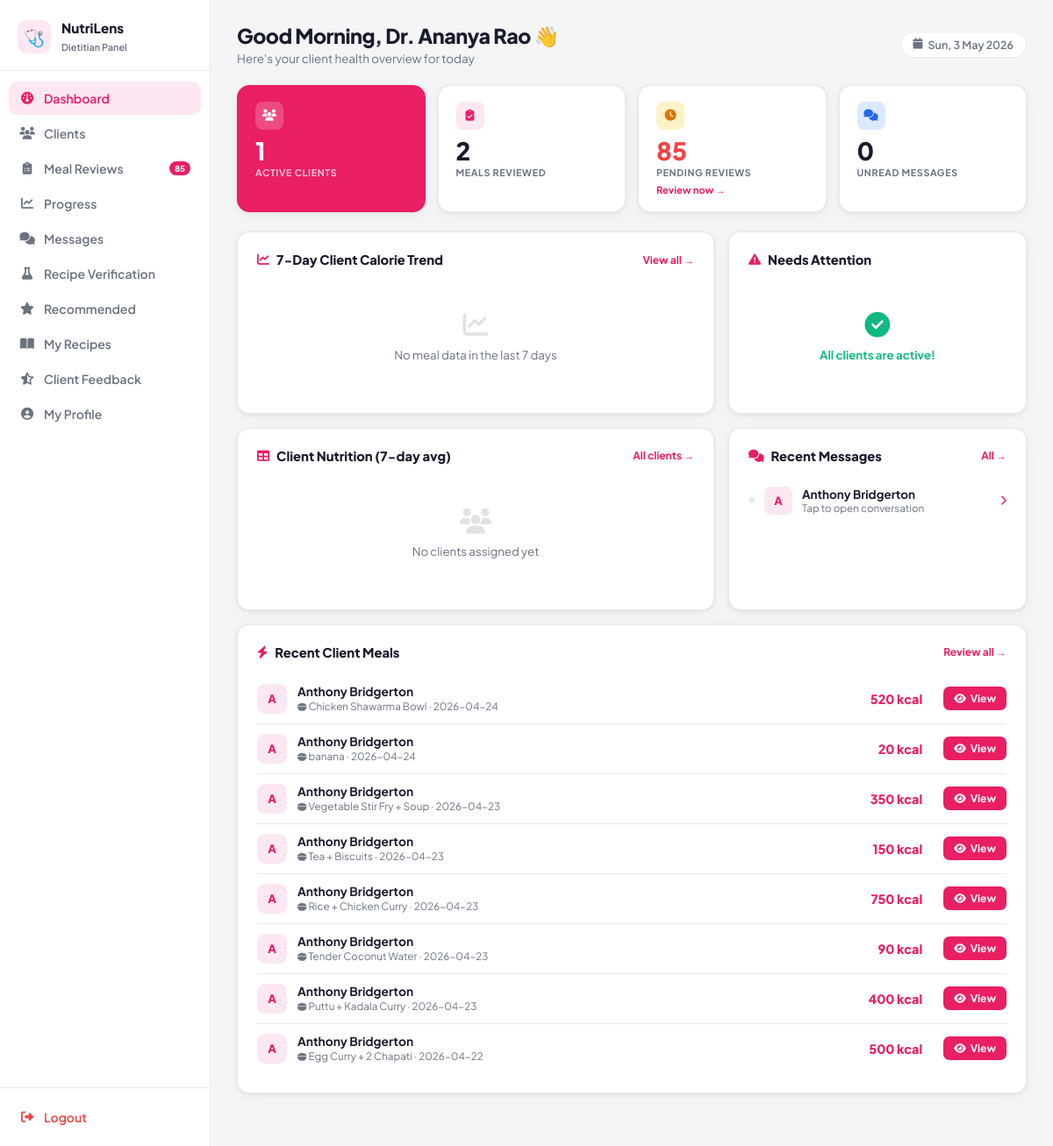
Page /dietitian/dashboard (signed in) on the committed database.
### tables this page shows
CREATE TABLE users (
    id INTEGER PRIMARY KEY AUTOINCREMENT,
    full_name TEXT NOT NULL,
    email TEXT NOT NULL UNIQUE,
    password TEXT NOT NULL
, age INTEGER, gender TEXT, height REAL, weight REAL, activity_level TEXT, profile_image TEXT, goal_type TEXT, target_weight REAL, diet_preference TEXT, allergies TEXT, medical_conditions TEXT, water_goal REAL, macro_preference TEXT, is_blocked INTEGER DEFAULT 0, created_at TEXT);

CREATE TABLE meals (
    id INTEGER PRIMARY KEY AUTOINCREMENT,
    user_id INTEGER NOT NULL,
    name TEXT NOT NULL,
    calories INTEGER DEFAULT 0,
    protein REAL DEFAULT 0,
    carbs REAL DEFAULT 0,
    fat REAL DEFAULT 0,
    image TEXT,
    date TEXT NOT NULL,
    time TEXT NOT NULL, meal_type TEXT DEFAULT 'other', notes TEXT DEFAULT '', recipe_id INTEGER REFERENCES recipes(id),
    FOREIGN KEY (user_id) REFERENCES users(id)
);

### app.py (the view)
@app.route("/dietitian/dashboard")
def dietitian_dashboard():
    if "dietitian_id" not in session:
        return redirect("/dietitian/login")
    did = session["dietitian_id"]
    conn = get_db_connection()
    activities = conn.execute("""
        SELECT users.full_name, users.id as user_id, meals.name AS food_name, meals.calories, meals.date, meals.time
        FROM meals
        JOIN users ON meals.user_id = users.id
        JOIN user_dietitian ON users.id = user_dietitian.user_id
        WHERE user_dietitian.dietitian_id = ?
        ORDER BY meals.date DESC, meals.time DESC LIMIT 8
    """, (did,)).fetchall()
    clients = conn.execute("""
        SELECT users.id, users.full_name,
               ROUND(AVG(m.calories), 0) AS avg_cal,
               ROUND(AVG(m.protein), 0)  AS avg_prot,
               COUNT(DISTINCT m.date)    AS days_logged,
               CAST(julianday('now') - julianday(MAX(m.date)) AS INTEGER) AS days_since
        FROM users
        JOIN user_dietitian ON users.id = user_dietitian.user_id
        LEFT JOIN meals m ON m.user_id = users.id AND m.date >= date('now','-6 days')
        WHERE user_dietitian.dietitian_id = ?
        GROUP BY users.id
    """, (did,)).fetchall()
    reviewed_count = conn.execute("""
        SELECT COUNT(DISTINCT mr.id) FROM meal_reviews mr
        JOIN meals m ON mr.meal_id=m.id
        JOIN user_dietitian ud ON m.user_id=ud.user_id
        WHERE ud.dietitian_id=?
    """, (did,)).fetchone()[0]
    pending_count = conn.execute("""
        SELECT COUNT(m.id) FROM meals m
        JOIN user_dietitian ud ON m.user_id=ud.user_id
        WHERE ud.dietitian_id=?
        AND m.id NOT IN (SELECT meal_id FROM meal_reviews WHERE meal_id IS NOT NULL)
    """, (did,)).fetchone()[0]
    unread_messages = conn.execute("""
        SELECT COUNT(*) FROM chat_messages
        WHERE dietitian_id=? AND sender='user' AND COALESCE(is_read,0)=0
    """, (did,)).fetchone()[0]
    trend = conn.execute("""
        SELECT m.date, ROUND(AVG(m.calories),0) as avg_cal, COUNT(DISTINCT m.user_id) as active_clients
        FROM meals m JOIN user_dietitian ud ON m.user_id=ud.user_id
        WHERE ud.dietitian_id=? AND m.date >= date('now','-6 days')
        GROUP BY m.date ORDER BY m.date
    """, (did,)).fetchall()
    try:
        feedback_count = conn.execute("""
            SELECT COUNT(*) FROM user_feedback uf
            JOIN users u ON uf.user_id = u.id
            JOIN user_dietitian ud ON u.id = ud.user_id
            WHERE ud.dietitian_id = ?
              AND LOWER(uf.category) IN ('service', 'nutrition', 'recipe')
        """, (did,)).fetchone()[0]
    except Exception:
        feedback_count = 0
    conn.close()
    trend_labels = [row["date"] for row in trend]
    trend_data = [row["avg_cal"] or 0 for row in trend]
    return render_template("dietitian/dashboard.html",
        activities=activities, clients=clients, reviewed_count=reviewed_count,
        pending_count=pending_count, unread_messages=unread_messages,
        trend_labels=trend_labels, trend_data=trend_data,
        dietitian_name=session.get("dietitian_name", "Doctor"),
        now_hour=datetime.now().hour,
        feedback_count=feedback_count)

### app.py (called while the page is built)
def get_db_connection():
    conn = sqlite3.connect(DATABASE)
    conn.row_factory = sqlite3.Row
    return conn

### templates/dietitian/dashboard.html (shortened to what this page needs)
<!DOCTYPE html>
<html lang="en">
<head>
    <link rel="stylesheet" href="https://cdnjs.cloudflare.com/ajax/libs/font-awesome/6.4.0/css/all.min.css">
</head>
<body>
    <aside class="sidebar">
        <div class="sidebar-logo">
            <div class="logo-icon">🩺</div>
            <div class="logo-text"><b>NutriLens</b><span>Dietitian Panel</span></div>
        </div>
        <nav class="sidebar-nav">
            <a href="/dietitian/dashboard" class="nav-item active"><i class="fas fa-gauge"></i> Dashboard</a>
            <a href="/dietitian/clients" class="nav-item"><i class="fas fa-users"></i> Clients</a>
            <a href="/dietitian/meal-reviews" class="nav-item">
                <i class="fas fa-clipboard-list"></i> Meal Reviews
                {% if pending_count and pending_count > 0 %}
                <span class="nav-badge">{{ pending_count }}</span>
                {% endif %}
            </a>
            <a href="/dietitian/progress" class="nav-item"><i class="fas fa-chart-line"></i> Progress</a>
            <a href="/dietitian/messages" class="nav-item">
                <i class="fas fa-comments"></i> Messages
            </a>
            <a href="/dietitian/recipes" class="nav-item"><i class="fas fa-flask"></i> Recipe Verification</a>
            <a href="/dietitian/recommended" class="nav-item"><i class="fas fa-star"></i> Recommended</a>
            <a href="/dietitian/my-recipes" class="nav-item"><i class="fas fa-book-open"></i> My Recipes</a>
            <a href="/dietitian/feedback" class="nav-item"><i class="fas fa-star-half-stroke"></i> Client Feedback</a>
            <a href="/dietitian/profile" class="nav-item"><i class="fas fa-user-circle"></i> My Profile</a>
        </nav>
        <div class="sidebar-footer">
            <a href="{{ url_for('dietitian_logout') }}" class="nav-item logout">
                <i class="fas fa-right-from-bracket"></i> Logout
            </a>
        </div>
    </aside>
    <main class="main">
        <div class="topbar">
            <div>
                <h1>Good {{ 'Morning' if now_hour < 12 else ('Afternoon' if now_hour < 17 else 'Evening') }}, {{ dietitian_name }} 👋</h1>
                        <p>Here's your client health overview for today</p>
            </div>
            <div class="topbar-right">
                <div class="date-chip"><i class="fas fa-calendar"></i> <span id="todayDate"></span></div>
            </div>
        </div>
        <div class="stats-row">
            <div class="stat-card accent">
                <div class="stat-top">
                    <div class="stat-icon"><i class="fas fa-users"></i></div>
                </div>
                <div class="stat-val">{{ clients|length if clients else 0 }}</div>
                <div class="stat-lbl">Active Clients</div>
            </div>
            <div class="stat-card">
                <div class="stat-top">
                    <div class="stat-icon"><i class="fas fa-clipboard-check"></i></div>
                </div>
                <div class="stat-val">{{ reviewed_count or 0 }}</div>
                <div class="stat-lbl">Meals Reviewed</div>
            </div>
            <div class="stat-card">
                <div class="stat-top">
                    <div class="stat-icon" style="background:#fef3c7;color:#d97706"><i class="fas fa-clock"></i></div>
                </div>
                <div class="stat-val" style="color:{{ '#ef4444' if (pending_count or 0) > 5 else 'var(--text)' }}">{{
                    pending_count or 0 }}</div>
                <div class="stat-lbl">Pending Reviews</div>
                {% if pending_count and pending_count > 0 %}
                <a href="/dietitian/meal-reviews"
                    style="font-size:.7rem;font-weight:700;color:var(--brand);text-decoration:none;margin-top:2px">Review
                    now →</a>
                {% endif %}
            </div>
            <div class="stat-card">
                <div class="stat-top">
                    <div class="stat-icon" style="background:#dbeafe;color:#2563eb"><i class="fas fa-comments"></i>
                    </div>
                </div>
                <div class="stat-val" style="color:{{ '#e91e63' if (unread_messages or 0) > 0 else 'var(--text)' }}">{{
                    unread_messages or 0 }}</div>
                <div class="stat-lbl">Unread Messages</div>
            </div>
        </div>
        <div class="three-col">
            <div class="card">
                <div class="card-head">
                    <div class="card-title"><i class="fas fa-chart-line"></i> 7-Day Client Calorie Trend</div>
                    <a href="/dietitian/progress" class="card-link">View all →</a>
                </div>
                {% if trend_labels %}
                <div class="chart-wrap">
                    <canvas id="trendChart"></canvas>
                </div>
                {% else %}
                <div class="empty"><i class="fas fa-chart-line"></i>
                    <p>No meal data in the last 7 days</p>
                </div>
                {% endif %}
            </div>
            <div class="card">
                <div class="card-head">
                    <div class="card-title"><i class="fas fa-triangle-exclamation"></i> Needs Attention</div>
                </div>
                {% set at_risk = at_risk if at_risk is defined else [] %}
                {% if at_risk %}
                <div class="alert-list">
                    {% for c in at_risk[:4] %}
                    <div class="alert-card risk">
                        <div class="alert-icon"><i class="fas fa-user-xmark"></i></div>
                        <div>
                            <div class="alert-name">{{ c.full_name }}</div>
                            <div class="alert-msg">
                                {% if c.last_date %}
                                No log for {{ c.days_since }} day{{ 's' if c.days_since != 1 else '' }}
                                {% else %}
                                Never logged a meal
                                {% endif %}
                            </div>
                        </div>
                        <div class="alert-action">
                            <a href="/dietitian/messages/{{ c.id }}" class="btn btn-brand">
                                <i class="fas fa-comment"></i>
                            </a>
                        </div>
                    </div>
                    {% endfor %}
                </div>
                {% else %}
                <div class="empty"><i class="fas fa-circle-check" style="color:#10b981;opacity:1"></i>
                    <p style="color:#10b981;font-weight:700">All clients are active!</p>
                </div>
                {% endif %}
            </div>
        </div>
        <div class="three-col">
            <div class="card">
                <div class="card-head">
                    <div class="card-title"><i class="fas fa-table"></i> Client Nutrition (7-day avg)</div>
                    <a href="/dietitian/clients" class="card-link">All clients →</a>
                </div>
                {% set client_health = client_health if client_health is defined else [] %}
                {% if client_health %}
                <table class="health-table">
                    <thead>
                        <tr>
                            <th>Client</th>
                            <th>Avg Calories</th>
                            <th>Avg Protein</th>
                            <th>Days Logged</th>
                            <th>Status</th>
                        </tr>
                    </thead>
                    <tbody>
                        {% for c in client_health %}
                        <tr>
                            <td>
                                <a href="/dietitian/client/{{ c.id }}"
                                    style="font-weight:700;text-decoration:none;color:var(--text)">
                                    {{ c.full_name }}
                                </a>
                            </td>
                            <td>
                                <div class="cal-bar-wrap">
                                    <div class="cal-bar-outer">
                                        <div class="cal-bar-inner"
                                            style="width:{{ [((c.avg_cal or 0) / 2000 * 100)|int, 100]|min }}%"></div>
                                    </div>
                                    <span style="font-size:.8rem;font-weight:700;white-space:nowrap">{{ c.avg_cal|int if
                                        c.avg_cal else '—' }} kcal</span>
                                </div>
                            </td>
                            <td style="font-weight:600">{{ c.avg_prot|int if c.avg_prot else '—' }}g</td>
                            <td>{{ c.days_logged or 0 }}/7</td>
                            <td>
                                {% if not c.days_logged or c.days_logged == 0 %}
                                <span class="badge badge-red">Inactive</span>
                                {% elif c.days_logged >= 5 %}
                                <span class="badge badge-green">Consistent</span>
                                {% else %}
                                <span class="badge badge-amber">Irregular</span>
                                {% endif %}
                            </td>
                        </tr>
                        {% endfor %}
                    </tbody>
                </table>
                {% else %}
                <div class="empty"><i class="fas fa-users"></i>
                    <p>No clients assigned yet</p>
                </div>
                {% endif %}
            </div>
            <div class="card">
                <div class="card-head">
                    <div class="card-title">
                        <i class="fas fa-comments"></i> Recent Messages
                    </div>
                    <a href="/dietitian/messages" class="card-link">All →</a>
                </div>
                {% if clients %}
                <div class="msg-list">
                    {% for c in clients[:5] %}
                    <a href="/dietitian/messages/{{ c.id }}" class="msg-row">
                        <div class="msg-dot" {% if loop.index <=(unread_messages or 0) %}style="background:var(--brand)"
                            {% else %}style="background:var(--border)" {% endif %}></div>
                        <div class="msg-avatar">{{ c.full_name[0]|upper }}</div>
                        <div>
                            <div class="msg-name">{{ c.full_name }}</div>
                            <div class="msg-preview">Tap to open conversation</div>
                        </div>
                        <i class="fas fa-chevron-right msg-arrow"></i>
                    </a>
                    {% endfor %}
                </div>
                {% else %}
                <div class="empty"><i class="fas fa-comments"></i>
                    <p>No client conversations yet</p>
                </div>
                {% endif %}
            </div>
        </div>
        <div class="card">
            <div class="card-head">
                <div class="card-title"><i class="fas fa-bolt"></i> Recent Client Meals</div>
                <a href="/dietitian/meal-reviews" class="card-link">Review all →</a>
            </div>
            {% if activities %}
            <div class="activity-list">
                {% for a in activities %}
                <div class="activity-row">
                    <div class="act-avatar">{{ a.full_name[0]|upper }}</div>
                    <div style="flex:1">
                        <div class="act-name">{{ a.full_name }}</div>
                        <div class="act-meta"><i class="fas fa-bowl-food" style="font-size:.65rem"></i> {{ a.food_name
                            }} &middot; {{ a.date }}</div>
                    </div>
                    <div class="act-cal">{{ a.calories }} kcal</div>
                    <a href="/dietitian/client/{{ a.user_id }}" class="btn btn-brand" style="margin-left:12px">
                        <i class="fas fa-eye"></i> View
                    </a>
                </div>
                {% endfor %}
            </div>
            {% else %}
            <div class="empty"><i class="fas fa-inbox"></i>
                <p>No recent client meal activity</p>
            </div>
            {% endif %}
        </div>
    </main>
</body>
</html>

### rows in the picture
users: full_name "A", full_name "Anthony Bridgerton"
meals: full_name "A", full_name "Anthony Bridgerton", food_name "Chicken Shawarma Bowl", date "2026-04-24", calories "520"
meals: full_name "A", full_name "Anthony Bridgerton", food_name "banana", date "2026-04-24", calories "20"
meals: full_name "A", full_name "Anthony Bridgerton", food_name "Vegetable Stir Fry + Soup", date "2026-04-23", calories "350"
meals: full_name "A", full_name "Anthony Bridgerton", food_name "Tea + Biscuits", date "2026-04-23", calories "150"
meals: full_name "A", full_name "Anthony Bridgerton", food_name "Rice + Chicken Curry", date "2026-04-23", calories "750"
meals: full_name "A", full_name "Anthony Bridgerton", food_name "Tender Coconut Water", date "2026-04-23", calories "90"
meals: full_name "A", full_name "Anthony Bridgerton", food_name "Puttu + Kadala Curry", date "2026-04-23", calories "400"
meals: full_name "A", full_name "Anthony Bridgerton", food_name "Egg Curry + 2 Chapati", date "2026-04-22", calories "500"

### other values in the picture
{{ pending_count }} "85"
{{ dietitian_name }} "Dr. Ananya Rao"
{{ clients|length if clients else 0 }} "1"
{{ reviewed_count or 0 }} "2"
{{ pending_count or 0 }} "85"
{{ unread_messages or 0 }} "0"
